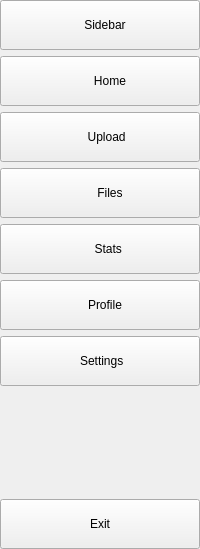
        <widget class="QWidget" name="full_menu_widget" native="true">
         <property name="sizeIncrement">
          <size>
           <width>0</width>
           <height>500</height>
          </size>
         </property>
         <layout class="QVBoxLayout" name="verticalLayout_2">
          <property name="leftMargin">
           <number>0</number>
          </property>
          <property name="topMargin">
           <number>0</number>
          </property>
          <property name="rightMargin">
           <number>0</number>
          </property>
          <property name="bottomMargin">
           <number>0</number>
          </property>
          <item>
           <widget class="QPushButton" name="side_bar_2">
            <property name="sizePolicy">
             <sizepolicy hsizetype="Preferred" vsizetype="Expanding">
              <horstretch>0</horstretch>
              <verstretch>0</verstretch>
             </sizepolicy>
            </property>
            <property name="minimumSize">
             <size>
              <width>100</width>
              <height>50</height>
             </size>
            </property>
            <property name="text">
             <string>   Sidebar</string>
            </property>
            <property name="icon">
             <iconset resource="../style_resource/resource.qrc">
              <normaloff>:/icons/icons_financial_app/sidebar.png</normaloff>
              <normalon>:/icons/icons_financial_app/sidebar.png</normalon>:/icons/icons_financial_app/sidebar.png</iconset>
            </property>
            <property name="iconSize">
             <size>
              <width>20</width>
              <height>20</height>
             </size>
            </property>
            <property name="checkable">
             <bool>true</bool>
            </property>
            <property name="autoExclusive">
             <bool>false</bool>
            </property>
           </widget>
          </item>
          <item>
           <widget class="QPushButton" name="home_button_2">
            <property name="sizePolicy">
             <sizepolicy hsizetype="Preferred" vsizetype="Expanding">
              <horstretch>0</horstretch>
              <verstretch>0</verstretch>
             </sizepolicy>
            </property>
            <property name="minimumSize">
             <size>
              <width>100</width>
              <height>50</height>
             </size>
            </property>
            <property name="text">
             <string>      Home</string>
            </property>
            <property name="icon">
             <iconset resource="../style_resource/resource.qrc">
              <normaloff>:/icons/icons_financial_app/home.png</normaloff>
              <normalon>:/icons/icons_financial_app/home.png</normalon>:/icons/icons_financial_app/home.png</iconset>
            </property>
            <property name="iconSize">
             <size>
              <width>20</width>
              <height>20</height>
             </size>
            </property>
            <property name="checkable">
             <bool>true</bool>
            </property>
            <property name="autoExclusive">
             <bool>true</bool>
            </property>
           </widget>
          </item>
          <item>
           <widget class="QPushButton" name="upload_button_2">
            <property name="sizePolicy">
             <sizepolicy hsizetype="Preferred" vsizetype="Expanding">
              <horstretch>0</horstretch>
              <verstretch>0</verstretch>
             </sizepolicy>
            </property>
            <property name="minimumSize">
             <size>
              <width>100</width>
              <height>50</height>
             </size>
            </property>
            <property name="text">
             <string>    Upload</string>
            </property>
            <property name="icon">
             <iconset resource="../style_resource/resource.qrc">
              <normaloff>:/icons/icons_financial_app/upload.svg</normaloff>
              <normalon>:/icons/icons_financial_app/upload.svg</normalon>:/icons/icons_financial_app/upload.svg</iconset>
            </property>
            <property name="iconSize">
             <size>
              <width>20</width>
              <height>20</height>
             </size>
            </property>
            <property name="checkable">
             <bool>true</bool>
            </property>
            <property name="autoExclusive">
             <bool>true</bool>
            </property>
           </widget>
          </item>
          <item>
           <widget class="QPushButton" name="file_button_2">
            <property name="sizePolicy">
             <sizepolicy hsizetype="Preferred" vsizetype="Expanding">
              <horstretch>0</horstretch>
              <verstretch>0</verstretch>
             </sizepolicy>
            </property>
            <property name="minimumSize">
             <size>
              <width>100</width>
              <height>50</height>
             </size>
            </property>
            <property name="text">
             <string>      Files</string>
            </property>
            <property name="icon">
             <iconset resource="../style_resource/resource.qrc">
              <normaloff>:/icons/icons_financial_app/files.png</normaloff>
              <normalon>:/icons/icons_financial_app/files.png</normalon>:/icons/icons_financial_app/files.png</iconset>
            </property>
            <property name="iconSize">
             <size>
              <width>20</width>
              <height>20</height>
             </size>
            </property>
            <property name="checkable">
             <bool>true</bool>
            </property>
            <property name="autoExclusive">
             <bool>true</bool>
            </property>
           </widget>
          </item>
          <item>
           <widget class="QPushButton" name="stats_button_2">
            <property name="sizePolicy">
             <sizepolicy hsizetype="Preferred" vsizetype="Expanding">
              <horstretch>0</horstretch>
              <verstretch>0</verstretch>
             </sizepolicy>
            </property>
            <property name="minimumSize">
             <size>
              <width>100</width>
              <height>50</height>
             </size>
            </property>
            <property name="text">
             <string>     Stats</string>
            </property>
            <property name="icon">
             <iconset resource="../style_resource/resource.qrc">
              <normaloff>:/icons/icons_financial_app/stats.png</normaloff>
              <normalon>:/icons/icons_financial_app/stats.png</normalon>:/icons/icons_financial_app/stats.png</iconset>
            </property>
            <property name="iconSize">
             <size>
              <width>20</width>
              <height>20</height>
             </size>
            </property>
            <property name="checkable">
             <bool>true</bool>
            </property>
            <property name="autoExclusive">
             <bool>true</bool>
            </property>
           </widget>
          </item>
          <item>
           <widget class="QPushButton" name="profile_button_2">
            <property name="sizePolicy">
             <sizepolicy hsizetype="Preferred" vsizetype="Expanding">
              <horstretch>0</horstretch>
              <verstretch>0</verstretch>
             </sizepolicy>
            </property>
            <property name="minimumSize">
             <size>
              <width>100</width>
              <height>50</height>
             </size>
            </property>
            <property name="text">
             <string>   Profile</string>
            </property>
            <property name="icon">
             <iconset resource="../style_resource/resource.qrc">
              <normaloff>:/icons/icons_financial_app/profile.png</normaloff>
              <normalon>:/icons/icons_financial_app/profile.png</normalon>:/icons/icons_financial_app/profile.png</iconset>
            </property>
            <property name="iconSize">
             <size>
              <width>20</width>
              <height>20</height>
             </size>
            </property>
            <property name="checkable">
             <bool>true</bool>
            </property>
            <property name="autoExclusive">
             <bool>true</bool>
            </property>
           </widget>
          </item>
          <item>
           <widget class="QPushButton" name="settings_button_2">
            <property name="sizePolicy">
             <sizepolicy hsizetype="Preferred" vsizetype="Expanding">
              <horstretch>0</horstretch>
              <verstretch>0</verstretch>
             </sizepolicy>
            </property>
            <property name="minimumSize">
             <size>
              <width>100</width>
              <height>50</height>
             </size>
            </property>
            <property name="text">
             <string> Settings</string>
            </property>
            <property name="icon">
             <iconset resource="../style_resource/resource.qrc">
              <normaloff>:/icons/icons_financial_app/settings.png</normaloff>
              <normalon>:/icons/icons_financial_app/settings.png</normalon>:/icons/icons_financial_app/settings.png</iconset>
            </property>
            <property name="iconSize">
             <size>
              <width>20</width>
              <height>20</height>
             </size>
            </property>
            <property name="checkable">
             <bool>true</bool>
            </property>
            <property name="autoExclusive">
             <bool>true</bool>
            </property>
           </widget>
          </item>
          <item>
           <spacer name="verticalSpacer_2">
            <property name="orientation">
             <enum>Qt::Orientation::Vertical</enum>
            </property>
            <property name="sizeHint" stdset="0">
             <size>
              <width>20</width>
              <height>107</height>
             </size>
            </property>
           </spacer>
          </item>
          <item>
           <widget class="QPushButton" name="exit_button_2">
            <property name="sizePolicy">
             <sizepolicy hsizetype="Preferred" vsizetype="Expanding">
              <horstretch>0</horstretch>
              <verstretch>0</verstretch>
             </sizepolicy>
            </property>
            <property name="minimumSize">
             <size>
              <width>100</width>
              <height>50</height>
             </size>
            </property>
            <property name="text">
             <string>Exit</string>
            </property>
            <property name="icon">
             <iconset resource="../style_resource/resource.qrc">
              <normaloff>:/icons/icons_financial_app/exit.png</normaloff>
              <normalon>:/icons/icons_financial_app/exit.png</normalon>:/icons/icons_financial_app/exit.png</iconset>
            </property>
            <property name="checkable">
             <bool>true</bool>
            </property>
            <property name="autoExclusive">
             <bool>true</bool>
            </property>
           </widget>
          </item>
         </layout>
        </widget>
